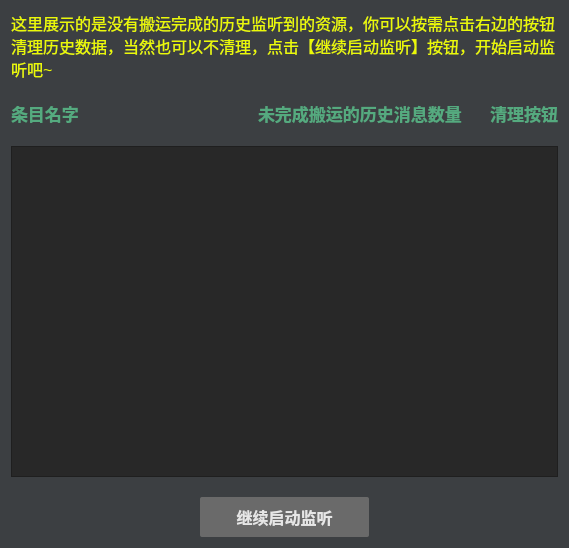
<?xml version="1.0" encoding="UTF-8"?>
<ui version="4.0">
 <class>Dialog</class>
 <widget class="QDialog" name="Dialog">
  <property name="geometry">
   <rect>
    <x>0</x>
    <y>0</y>
    <width>569</width>
    <height>548</height>
   </rect>
  </property>
  <property name="windowTitle">
   <string>Dialog</string>
  </property>
  <property name="styleSheet">
   <string notr="true">*{
background-color:#3c3f42;
color: #e6e6e6;
}

*:disabled {
	background-color: #3c3f42;
	color: #afafaf;
	cursor: not-allowed;

}

QPushButton:disabled {
	background-color: rgb(80, 80, 80);
	color: #afafaf;
	cursor: not-allowed;

}

QCheckBox:hover,QRadioButton:hover {
color: white;
}

QPushButton:hover {

font-weight: bold;
background-color:rgb(84, 84, 84);
color: white;
border-radius: 2px;

}

QPushButton{
font-weight: bold;
background-color:rgb(106, 106, 106);
color: #e6e6e6;
border-radius: 2px;
}

QTextBrowser,QListWidget,QTextEdit,QLineEdit,QTabWidget{
background-color:rgb(40, 40, 40);
color: rgba(152, 197, 150, 185);
font-size:12pt;
}

QTextBrowser:hover,QTextEdit:hover,QLineEdit:hover{
background-color:rgb(40, 40, 40);
color: rgb(152, 197, 150);
font-size:12pt;
}


QLabel{
color: #ebf905;
}



QRadioButton,QCheckBox {
        border: none;
        border-radius: 7px;
}
QRadioButton::indicator,QCheckBox::indicator{
    background-color: rgb(42, 45, 66);
    border: 0px solid #b1b1b1;
	width: 14px;
	height: 14px;
	border-radius: 7px;
}

QRadioButton::indicator:checked,QCheckBox::indicator:checked {
    background-color: #ebf905;
    border-color: #ebf905;
}
</string>
  </property>
  <layout class="QVBoxLayout" name="verticalLayout_2">
   <item>
    <layout class="QVBoxLayout" name="verticalLayout" stretch="0,0,10,2">
     <property name="spacing">
      <number>20</number>
     </property>
     <item>
      <widget class="QLabel" name="label">
       <property name="font">
        <font>
         <pointsize>12</pointsize>
        </font>
       </property>
       <property name="text">
        <string>这里展示的是没有搬运完成的历史监听到的资源，你可以按需点击右边的按钮清理历史数据，当然也可以不清理，点击【继续启动监听】按钮，开始启动监听吧~</string>
       </property>
       <property name="wordWrap">
        <bool>true</bool>
       </property>
       <property name="margin">
        <number>10</number>
       </property>
      </widget>
     </item>
     <item>
      <layout class="QHBoxLayout" name="horizontalLayout_2" stretch="3,1,1">
       <item>
        <widget class="QLabel" name="label_4">
         <property name="font">
          <font>
           <pointsize>13</pointsize>
           <weight>75</weight>
           <bold>true</bold>
          </font>
         </property>
         <property name="styleSheet">
          <string notr="true">color: rgb(85, 170, 127);</string>
         </property>
         <property name="text">
          <string>条目名字</string>
         </property>
        </widget>
       </item>
       <item>
        <widget class="QLabel" name="label_3">
         <property name="font">
          <font>
           <pointsize>13</pointsize>
           <weight>75</weight>
           <bold>true</bold>
          </font>
         </property>
         <property name="styleSheet">
          <string notr="true">color: rgb(85, 170, 127);</string>
         </property>
         <property name="text">
          <string>未完成搬运的历史消息数量</string>
         </property>
        </widget>
       </item>
       <item>
        <widget class="QLabel" name="label_2">
         <property name="font">
          <font>
           <pointsize>13</pointsize>
           <weight>75</weight>
           <bold>true</bold>
          </font>
         </property>
         <property name="styleSheet">
          <string notr="true">color: rgb(85, 170, 127);</string>
         </property>
         <property name="text">
          <string>清理按钮</string>
         </property>
         <property name="alignment">
          <set>Qt::AlignRight|Qt::AlignTrailing|Qt::AlignVCenter</set>
         </property>
        </widget>
       </item>
      </layout>
     </item>
     <item>
      <layout class="QHBoxLayout" name="horizontalLayout">
       <property name="spacing">
        <number>20</number>
       </property>
       <item>
        <widget class="QListWidget" name="history_message_list">
         <property name="sizePolicy">
          <sizepolicy hsizetype="Expanding" vsizetype="Preferred">
           <horstretch>0</horstretch>
           <verstretch>0</verstretch>
          </sizepolicy>
         </property>
        </widget>
       </item>
      </layout>
     </item>
     <item>
      <layout class="QHBoxLayout" name="horizontalLayout_3">
       <property name="spacing">
        <number>50</number>
       </property>
       <property name="leftMargin">
        <number>20</number>
       </property>
       <property name="rightMargin">
        <number>20</number>
       </property>
       <item>
        <spacer name="horizontalSpacer">
         <property name="orientation">
          <enum>Qt::Horizontal</enum>
         </property>
         <property name="sizeHint" stdset="0">
          <size>
           <width>40</width>
           <height>20</height>
          </size>
         </property>
        </spacer>
       </item>
       <item>
        <widget class="QPushButton" name="btn_confirm_monitor">
         <property name="sizePolicy">
          <sizepolicy hsizetype="Expanding" vsizetype="Fixed">
           <horstretch>0</horstretch>
           <verstretch>0</verstretch>
          </sizepolicy>
         </property>
         <property name="maximumSize">
          <size>
           <width>16777215</width>
           <height>40</height>
          </size>
         </property>
         <property name="font">
          <font>
           <pointsize>12</pointsize>
           <weight>75</weight>
           <bold>true</bold>
          </font>
         </property>
         <property name="text">
          <string>继续启动监听</string>
         </property>
        </widget>
       </item>
       <item>
        <spacer name="horizontalSpacer_2">
         <property name="orientation">
          <enum>Qt::Horizontal</enum>
         </property>
         <property name="sizeHint" stdset="0">
          <size>
           <width>40</width>
           <height>20</height>
          </size>
         </property>
        </spacer>
       </item>
      </layout>
     </item>
    </layout>
   </item>
  </layout>
 </widget>
 <resources/>
 <connections/>
</ui>
